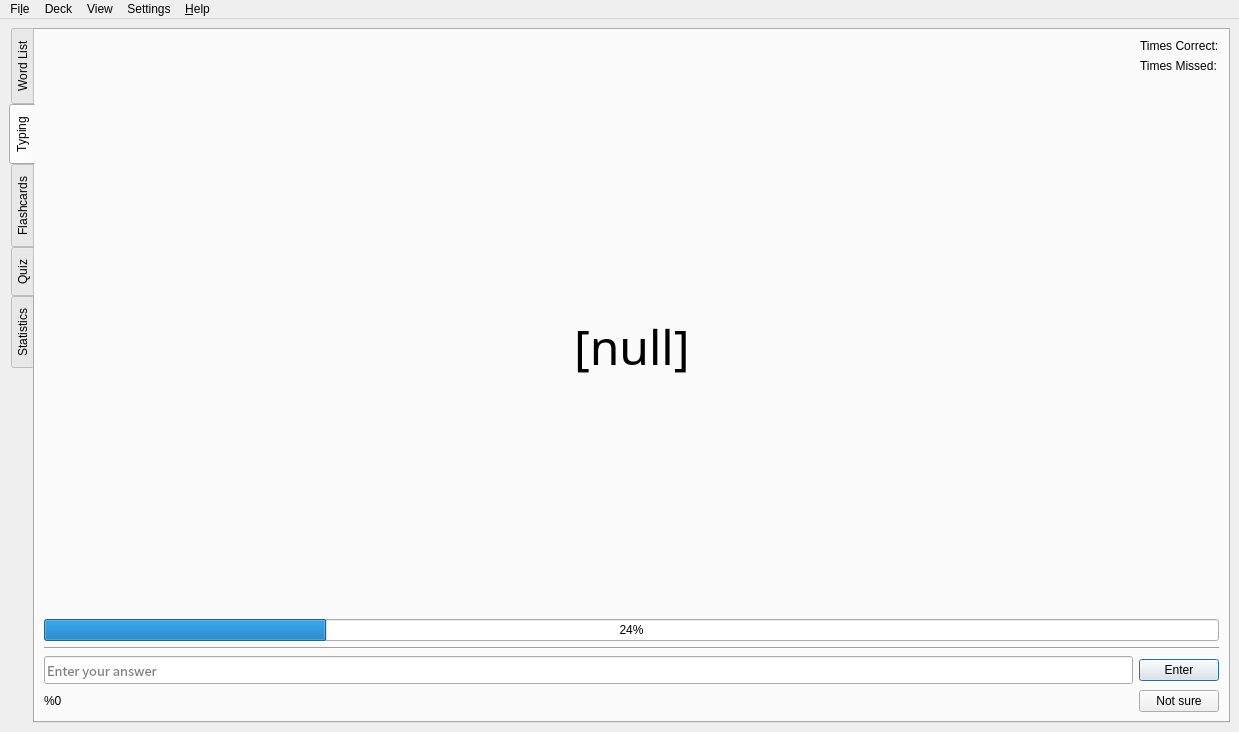
<?xml version="1.0" encoding="UTF-8"?>
<ui version="4.0">
 <class>MainWindow</class>
 <widget class="QMainWindow" name="MainWindow">
  <property name="geometry">
   <rect>
    <x>0</x>
    <y>0</y>
    <width>1239</width>
    <height>732</height>
   </rect>
  </property>
  <property name="sizePolicy">
   <sizepolicy hsizetype="Expanding" vsizetype="Expanding">
    <horstretch>0</horstretch>
    <verstretch>0</verstretch>
   </sizepolicy>
  </property>
  <property name="minimumSize">
   <size>
    <width>900</width>
    <height>0</height>
   </size>
  </property>
  <property name="maximumSize">
   <size>
    <width>16777215</width>
    <height>16777215</height>
   </size>
  </property>
  <property name="windowTitle">
   <string>Vocab Trainer v0.5</string>
  </property>
  <property name="windowIcon">
   <iconset>
    <normaloff>../../../../../../../../../.designer/ico/appicon.png</normaloff>../../../../../../../../../.designer/ico/appicon.png</iconset>
  </property>
  <widget class="QWidget" name="centralwidget">
   <property name="sizePolicy">
    <sizepolicy hsizetype="MinimumExpanding" vsizetype="MinimumExpanding">
     <horstretch>0</horstretch>
     <verstretch>0</verstretch>
    </sizepolicy>
   </property>
   <property name="minimumSize">
    <size>
     <width>600</width>
     <height>400</height>
    </size>
   </property>
   <property name="maximumSize">
    <size>
     <width>16777215</width>
     <height>16777215</height>
    </size>
   </property>
   <layout class="QVBoxLayout" name="verticalLayout">
    <item>
     <layout class="QVBoxLayout" name="verticalLayout_2">
      <item>
       <widget class="QTabWidget" name="tabWidget">
        <property name="sizePolicy">
         <sizepolicy hsizetype="Expanding" vsizetype="Expanding">
          <horstretch>0</horstretch>
          <verstretch>0</verstretch>
         </sizepolicy>
        </property>
        <property name="minimumSize">
         <size>
          <width>900</width>
          <height>0</height>
         </size>
        </property>
        <property name="focusPolicy">
         <enum>Qt::NoFocus</enum>
        </property>
        <property name="tabPosition">
         <enum>QTabWidget::West</enum>
        </property>
        <property name="currentIndex">
         <number>1</number>
        </property>
        <property name="iconSize">
         <size>
          <width>16</width>
          <height>16</height>
         </size>
        </property>
        <property name="elideMode">
         <enum>Qt::ElideNone</enum>
        </property>
        <property name="usesScrollButtons">
         <bool>true</bool>
        </property>
        <property name="documentMode">
         <bool>false</bool>
        </property>
        <property name="tabBarAutoHide">
         <bool>false</bool>
        </property>
        <widget class="QWidget" name="tab_wordTable">
         <attribute name="title">
          <string>Word List</string>
         </attribute>
         <layout class="QGridLayout" name="gridLayout">
          <item row="5" column="4">
           <layout class="QHBoxLayout" name="horizontalLayout_12">
            <item>
             <widget class="QPushButton" name="pushButton_shuffleDeck">
              <property name="text">
               <string>Shuffle Deck</string>
              </property>
             </widget>
            </item>
            <item>
             <widget class="QCheckBox" name="checkBox_starredOnly">
              <property name="layoutDirection">
               <enum>Qt::LeftToRight</enum>
              </property>
              <property name="text">
               <string>Study Starred Only</string>
              </property>
             </widget>
            </item>
           </layout>
          </item>
          <item row="0" column="6">
           <layout class="QHBoxLayout" name="horizontalLayout">
            <property name="spacing">
             <number>6</number>
            </property>
            <item>
             <spacer name="horizontalSpacer_10">
              <property name="orientation">
               <enum>Qt::Horizontal</enum>
              </property>
              <property name="sizeType">
               <enum>QSizePolicy::Expanding</enum>
              </property>
              <property name="sizeHint" stdset="0">
               <size>
                <width>40</width>
                <height>20</height>
               </size>
              </property>
             </spacer>
            </item>
            <item>
             <widget class="QLineEdit" name="lineEdit_searchQuery">
              <property name="sizePolicy">
               <sizepolicy hsizetype="Preferred" vsizetype="Fixed">
                <horstretch>0</horstretch>
                <verstretch>0</verstretch>
               </sizepolicy>
              </property>
              <property name="minimumSize">
               <size>
                <width>120</width>
                <height>0</height>
               </size>
              </property>
              <property name="maximumSize">
               <size>
                <width>180</width>
                <height>32</height>
               </size>
              </property>
              <property name="placeholderText">
               <string>Search for a word</string>
              </property>
             </widget>
            </item>
            <item>
             <widget class="QPushButton" name="pushButton_search">
              <property name="sizePolicy">
               <sizepolicy hsizetype="Preferred" vsizetype="Fixed">
                <horstretch>0</horstretch>
                <verstretch>0</verstretch>
               </sizepolicy>
              </property>
              <property name="maximumSize">
               <size>
                <width>64</width>
                <height>32</height>
               </size>
              </property>
              <property name="text">
               <string>Search</string>
              </property>
              <property name="iconSize">
               <size>
                <width>16</width>
                <height>16</height>
               </size>
              </property>
             </widget>
            </item>
           </layout>
          </item>
          <item row="5" column="0" colspan="3">
           <layout class="QHBoxLayout" name="horizontalLayout_10">
            <item>
             <widget class="QToolButton" name="toolButton_add">
              <property name="sizePolicy">
               <sizepolicy hsizetype="Preferred" vsizetype="Preferred">
                <horstretch>0</horstretch>
                <verstretch>0</verstretch>
               </sizepolicy>
              </property>
              <property name="minimumSize">
               <size>
                <width>0</width>
                <height>0</height>
               </size>
              </property>
              <property name="maximumSize">
               <size>
                <width>120</width>
                <height>32</height>
               </size>
              </property>
              <property name="text">
               <string>Add Deck</string>
              </property>
              <property name="checkable">
               <bool>false</bool>
              </property>
              <property name="popupMode">
               <enum>QToolButton::MenuButtonPopup</enum>
              </property>
              <property name="toolButtonStyle">
               <enum>Qt::ToolButtonIconOnly</enum>
              </property>
              <property name="arrowType">
               <enum>Qt::NoArrow</enum>
              </property>
             </widget>
            </item>
            <item>
             <widget class="QPushButton" name="pushButton_wordList_select">
              <property name="sizePolicy">
               <sizepolicy hsizetype="Preferred" vsizetype="Preferred">
                <horstretch>0</horstretch>
                <verstretch>0</verstretch>
               </sizepolicy>
              </property>
              <property name="minimumSize">
               <size>
                <width>0</width>
                <height>0</height>
               </size>
              </property>
              <property name="maximumSize">
               <size>
                <width>120</width>
                <height>32</height>
               </size>
              </property>
              <property name="text">
               <string>Select Deck</string>
              </property>
             </widget>
            </item>
           </layout>
          </item>
          <item row="5" column="6">
           <widget class="QDialogButtonBox" name="buttonBox_wordList">
            <property name="enabled">
             <bool>false</bool>
            </property>
            <property name="sizePolicy">
             <sizepolicy hsizetype="Preferred" vsizetype="Fixed">
              <horstretch>0</horstretch>
              <verstretch>0</verstretch>
             </sizepolicy>
            </property>
            <property name="minimumSize">
             <size>
              <width>0</width>
              <height>0</height>
             </size>
            </property>
            <property name="maximumSize">
             <size>
              <width>16777215</width>
              <height>32</height>
             </size>
            </property>
            <property name="baseSize">
             <size>
              <width>0</width>
              <height>0</height>
             </size>
            </property>
            <property name="standardButtons">
             <set>QDialogButtonBox::Cancel|QDialogButtonBox::Save</set>
            </property>
            <property name="centerButtons">
             <bool>false</bool>
            </property>
           </widget>
          </item>
          <item row="0" column="0" colspan="3">
           <layout class="QHBoxLayout" name="horizontalLayout_3">
            <item>
             <spacer name="horizontalSpacer_11">
              <property name="orientation">
               <enum>Qt::Horizontal</enum>
              </property>
              <property name="sizeHint" stdset="0">
               <size>
                <width>40</width>
                <height>20</height>
               </size>
              </property>
             </spacer>
            </item>
            <item>
             <widget class="QLabel" name="label_deckList">
              <property name="sizePolicy">
               <sizepolicy hsizetype="Fixed" vsizetype="Fixed">
                <horstretch>0</horstretch>
                <verstretch>0</verstretch>
               </sizepolicy>
              </property>
              <property name="minimumSize">
               <size>
                <width>0</width>
                <height>35</height>
               </size>
              </property>
              <property name="maximumSize">
               <size>
                <width>16777215</width>
                <height>41</height>
               </size>
              </property>
              <property name="text">
               <string>Deck List</string>
              </property>
              <property name="alignment">
               <set>Qt::AlignCenter</set>
              </property>
             </widget>
            </item>
            <item>
             <spacer name="horizontalSpacer_12">
              <property name="orientation">
               <enum>Qt::Horizontal</enum>
              </property>
              <property name="sizeHint" stdset="0">
               <size>
                <width>40</width>
                <height>20</height>
               </size>
              </property>
             </spacer>
            </item>
           </layout>
          </item>
          <item row="4" column="0" colspan="3">
           <widget class="QListWidget" name="deckList">
            <property name="sizePolicy">
             <sizepolicy hsizetype="Fixed" vsizetype="Expanding">
              <horstretch>0</horstretch>
              <verstretch>0</verstretch>
             </sizepolicy>
            </property>
            <property name="font">
             <font>
              <pointsize>10</pointsize>
             </font>
            </property>
            <property name="contextMenuPolicy">
             <enum>Qt::CustomContextMenu</enum>
            </property>
            <property name="autoScrollMargin">
             <number>16</number>
            </property>
            <property name="dragDropMode">
             <enum>QAbstractItemView::DragOnly</enum>
            </property>
            <property name="defaultDropAction">
             <enum>Qt::IgnoreAction</enum>
            </property>
            <property name="alternatingRowColors">
             <bool>true</bool>
            </property>
            <property name="movement">
             <enum>QListView::Free</enum>
            </property>
            <property name="resizeMode">
             <enum>QListView::Adjust</enum>
            </property>
            <item>
             <property name="text">
              <string>test</string>
             </property>
            </item>
           </widget>
          </item>
          <item row="0" column="5">
           <layout class="QVBoxLayout" name="verticalLayout_12">
            <item>
             <widget class="QLabel" name="label_selectedDeck">
              <property name="minimumSize">
               <size>
                <width>34</width>
                <height>0</height>
               </size>
              </property>
              <property name="text">
               <string>Selected Deck: </string>
              </property>
              <property name="alignment">
               <set>Qt::AlignLeading|Qt::AlignLeft|Qt::AlignVCenter</set>
              </property>
             </widget>
            </item>
           </layout>
          </item>
          <item row="0" column="4">
           <layout class="QVBoxLayout" name="verticalLayout_5">
            <item>
             <widget class="QLabel" name="label_avgScore">
              <property name="sizePolicy">
               <sizepolicy hsizetype="Fixed" vsizetype="Preferred">
                <horstretch>0</horstretch>
                <verstretch>0</verstretch>
               </sizepolicy>
              </property>
              <property name="text">
               <string>Avg. Score: %0</string>
              </property>
             </widget>
            </item>
            <item>
             <widget class="QLabel" name="label_lastStudied">
              <property name="sizePolicy">
               <sizepolicy hsizetype="Fixed" vsizetype="Preferred">
                <horstretch>0</horstretch>
                <verstretch>0</verstretch>
               </sizepolicy>
              </property>
              <property name="text">
               <string>Last Studied: Never</string>
              </property>
             </widget>
            </item>
           </layout>
          </item>
          <item row="4" column="4" colspan="3">
           <widget class="QTableView" name="tableView">
            <property name="contextMenuPolicy">
             <enum>Qt::CustomContextMenu</enum>
            </property>
            <property name="sizeAdjustPolicy">
             <enum>QAbstractScrollArea::AdjustToContents</enum>
            </property>
            <property name="selectionMode">
             <enum>QAbstractItemView::SingleSelection</enum>
            </property>
            <property name="selectionBehavior">
             <enum>QAbstractItemView::SelectRows</enum>
            </property>
            <property name="sortingEnabled">
             <bool>true</bool>
            </property>
           </widget>
          </item>
          <item row="5" column="5">
           <widget class="QLabel" name="label">
            <property name="text">
             <string>Number of Cards: </string>
            </property>
           </widget>
          </item>
         </layout>
        </widget>
        <widget class="QWidget" name="tab_typing">
         <attribute name="title">
          <string>Typing</string>
         </attribute>
         <layout class="QVBoxLayout" name="verticalLayout_4">
          <item>
           <layout class="QVBoxLayout" name="verticalLayout_7">
            <item>
             <layout class="QHBoxLayout" name="horizontalLayout_14">
              <item>
               <spacer name="horizontalSpacer_14">
                <property name="orientation">
                 <enum>Qt::Horizontal</enum>
                </property>
                <property name="sizeHint" stdset="0">
                 <size>
                  <width>40</width>
                  <height>20</height>
                 </size>
                </property>
               </spacer>
              </item>
              <item>
               <layout class="QVBoxLayout" name="verticalLayout_18">
                <item>
                 <widget class="QLabel" name="label_typingCorrect">
                  <property name="enabled">
                   <bool>true</bool>
                  </property>
                  <property name="text">
                   <string>Times Correct:</string>
                  </property>
                 </widget>
                </item>
                <item>
                 <widget class="QLabel" name="label_typingMissed">
                  <property name="text">
                   <string>Times Missed:</string>
                  </property>
                 </widget>
                </item>
               </layout>
              </item>
             </layout>
            </item>
            <item>
             <spacer name="verticalSpacer_3">
              <property name="orientation">
               <enum>Qt::Vertical</enum>
              </property>
              <property name="sizeHint" stdset="0">
               <size>
                <width>20</width>
                <height>40</height>
               </size>
              </property>
             </spacer>
            </item>
            <item>
             <layout class="QHBoxLayout" name="horizontalLayout_5">
              <item>
               <spacer name="horizontalSpacer_4">
                <property name="orientation">
                 <enum>Qt::Horizontal</enum>
                </property>
                <property name="sizeHint" stdset="0">
                 <size>
                  <width>40</width>
                  <height>20</height>
                 </size>
                </property>
               </spacer>
              </item>
              <item>
               <widget class="QLabel" name="label_typingWord">
                <property name="font">
                 <font>
                  <family>WenQuanYi Zen Hei Mono</family>
                  <pointsize>36</pointsize>
                 </font>
                </property>
                <property name="text">
                 <string>[null]</string>
                </property>
                <property name="wordWrap">
                 <bool>true</bool>
                </property>
               </widget>
              </item>
              <item>
               <spacer name="horizontalSpacer_5">
                <property name="orientation">
                 <enum>Qt::Horizontal</enum>
                </property>
                <property name="sizeHint" stdset="0">
                 <size>
                  <width>40</width>
                  <height>20</height>
                 </size>
                </property>
               </spacer>
              </item>
             </layout>
            </item>
            <item>
             <spacer name="verticalSpacer_4">
              <property name="orientation">
               <enum>Qt::Vertical</enum>
              </property>
              <property name="sizeHint" stdset="0">
               <size>
                <width>20</width>
                <height>40</height>
               </size>
              </property>
             </spacer>
            </item>
            <item>
             <widget class="QProgressBar" name="progressBar_typing">
              <property name="value">
               <number>24</number>
              </property>
             </widget>
            </item>
            <item>
             <widget class="Line" name="line_2">
              <property name="orientation">
               <enum>Qt::Horizontal</enum>
              </property>
             </widget>
            </item>
            <item>
             <layout class="QHBoxLayout" name="horizontalLayout_6">
              <item>
               <layout class="QVBoxLayout" name="verticalLayout_17">
                <item>
                 <widget class="QLineEdit" name="lineEdit_answer">
                  <property name="font">
                   <font>
                    <family>Noto Sans CJK JP</family>
                    <pointsize>10</pointsize>
                   </font>
                  </property>
                  <property name="text">
                   <string/>
                  </property>
                  <property name="placeholderText">
                   <string>Enter your answer</string>
                  </property>
                 </widget>
                </item>
               </layout>
              </item>
              <item>
               <widget class="QPushButton" name="pushButton_enter">
                <property name="text">
                 <string>Enter</string>
                </property>
                <property name="autoDefault">
                 <bool>false</bool>
                </property>
                <property name="default">
                 <bool>true</bool>
                </property>
               </widget>
              </item>
             </layout>
            </item>
            <item>
             <layout class="QHBoxLayout" name="horizontalLayout_7">
              <item>
               <widget class="QLabel" name="label_typingFractionCorrect">
                <property name="enabled">
                 <bool>true</bool>
                </property>
                <property name="text">
                 <string>%0</string>
                </property>
                <property name="textFormat">
                 <enum>Qt::PlainText</enum>
                </property>
               </widget>
              </item>
              <item>
               <spacer name="horizontalSpacer_6">
                <property name="orientation">
                 <enum>Qt::Horizontal</enum>
                </property>
                <property name="sizeHint" stdset="0">
                 <size>
                  <width>40</width>
                  <height>20</height>
                 </size>
                </property>
               </spacer>
              </item>
              <item>
               <widget class="QPushButton" name="pushButton_notSure_Skip">
                <property name="text">
                 <string>Not sure</string>
                </property>
               </widget>
              </item>
             </layout>
            </item>
           </layout>
          </item>
         </layout>
        </widget>
        <widget class="QWidget" name="tab_flashcards">
         <attribute name="title">
          <string>Flashcards</string>
         </attribute>
         <layout class="QVBoxLayout" name="verticalLayout_3">
          <item>
           <layout class="QVBoxLayout" name="verticalLayout_6">
            <item>
             <spacer name="verticalSpacer_2">
              <property name="orientation">
               <enum>Qt::Vertical</enum>
              </property>
              <property name="sizeType">
               <enum>QSizePolicy::Expanding</enum>
              </property>
              <property name="sizeHint" stdset="0">
               <size>
                <width>20</width>
                <height>40</height>
               </size>
              </property>
             </spacer>
            </item>
            <item>
             <layout class="QHBoxLayout" name="horizontalLayout_2">
              <item>
               <spacer name="horizontalSpacer">
                <property name="orientation">
                 <enum>Qt::Horizontal</enum>
                </property>
                <property name="sizeHint" stdset="0">
                 <size>
                  <width>40</width>
                  <height>20</height>
                 </size>
                </property>
               </spacer>
              </item>
              <item>
               <widget class="QLabel" name="label_flashWord">
                <property name="font">
                 <font>
                  <family>WenQuanYi Zen Hei Mono</family>
                  <pointsize>36</pointsize>
                 </font>
                </property>
                <property name="text">
                 <string>[null]</string>
                </property>
                <property name="wordWrap">
                 <bool>true</bool>
                </property>
               </widget>
              </item>
              <item>
               <spacer name="horizontalSpacer_2">
                <property name="orientation">
                 <enum>Qt::Horizontal</enum>
                </property>
                <property name="sizeHint" stdset="0">
                 <size>
                  <width>40</width>
                  <height>20</height>
                 </size>
                </property>
               </spacer>
              </item>
             </layout>
            </item>
            <item>
             <spacer name="verticalSpacer">
              <property name="orientation">
               <enum>Qt::Vertical</enum>
              </property>
              <property name="sizeType">
               <enum>QSizePolicy::Expanding</enum>
              </property>
              <property name="sizeHint" stdset="0">
               <size>
                <width>20</width>
                <height>40</height>
               </size>
              </property>
             </spacer>
            </item>
            <item>
             <widget class="QProgressBar" name="progressBar_flashcards">
              <property name="value">
               <number>24</number>
              </property>
             </widget>
            </item>
            <item>
             <widget class="Line" name="line_4">
              <property name="orientation">
               <enum>Qt::Horizontal</enum>
              </property>
             </widget>
            </item>
            <item>
             <layout class="QHBoxLayout" name="horizontalLayout_4">
              <property name="spacing">
               <number>0</number>
              </property>
              <property name="sizeConstraint">
               <enum>QLayout::SetDefaultConstraint</enum>
              </property>
              <item>
               <widget class="QPushButton" name="pushButton_quizKnow">
                <property name="sizePolicy">
                 <sizepolicy hsizetype="Expanding" vsizetype="Fixed">
                  <horstretch>0</horstretch>
                  <verstretch>0</verstretch>
                 </sizepolicy>
                </property>
                <property name="minimumSize">
                 <size>
                  <width>0</width>
                  <height>64</height>
                 </size>
                </property>
                <property name="text">
                 <string>Know Word</string>
                </property>
               </widget>
              </item>
              <item>
               <widget class="QPushButton" name="pushButton_quizDontKnow">
                <property name="sizePolicy">
                 <sizepolicy hsizetype="Expanding" vsizetype="Fixed">
                  <horstretch>0</horstretch>
                  <verstretch>0</verstretch>
                 </sizepolicy>
                </property>
                <property name="minimumSize">
                 <size>
                  <width>0</width>
                  <height>64</height>
                 </size>
                </property>
                <property name="text">
                 <string>Don't Know</string>
                </property>
               </widget>
              </item>
             </layout>
            </item>
           </layout>
          </item>
         </layout>
        </widget>
        <widget class="QWidget" name="tab_quiz">
         <attribute name="title">
          <string>Quiz</string>
         </attribute>
         <layout class="QVBoxLayout" name="verticalLayout_16">
          <item>
           <layout class="QVBoxLayout" name="verticalLayout_8">
            <item>
             <spacer name="verticalSpacer_5">
              <property name="orientation">
               <enum>Qt::Vertical</enum>
              </property>
              <property name="sizeType">
               <enum>QSizePolicy::Expanding</enum>
              </property>
              <property name="sizeHint" stdset="0">
               <size>
                <width>20</width>
                <height>40</height>
               </size>
              </property>
             </spacer>
            </item>
            <item>
             <layout class="QHBoxLayout" name="horizontalLayout_8">
              <item>
               <spacer name="horizontalSpacer_7">
                <property name="orientation">
                 <enum>Qt::Horizontal</enum>
                </property>
                <property name="sizeHint" stdset="0">
                 <size>
                  <width>40</width>
                  <height>20</height>
                 </size>
                </property>
               </spacer>
              </item>
              <item>
               <widget class="QLabel" name="label_quizWord">
                <property name="font">
                 <font>
                  <family>WenQuanYi Zen Hei Mono</family>
                  <pointsize>36</pointsize>
                 </font>
                </property>
                <property name="text">
                 <string>[null]</string>
                </property>
                <property name="wordWrap">
                 <bool>true</bool>
                </property>
               </widget>
              </item>
              <item>
               <spacer name="horizontalSpacer_8">
                <property name="orientation">
                 <enum>Qt::Horizontal</enum>
                </property>
                <property name="sizeHint" stdset="0">
                 <size>
                  <width>40</width>
                  <height>20</height>
                 </size>
                </property>
               </spacer>
              </item>
             </layout>
            </item>
            <item>
             <spacer name="verticalSpacer_6">
              <property name="orientation">
               <enum>Qt::Vertical</enum>
              </property>
              <property name="sizeType">
               <enum>QSizePolicy::Expanding</enum>
              </property>
              <property name="sizeHint" stdset="0">
               <size>
                <width>20</width>
                <height>40</height>
               </size>
              </property>
             </spacer>
            </item>
            <item>
             <layout class="QHBoxLayout" name="horizontalLayout_11">
              <property name="spacing">
               <number>0</number>
              </property>
              <property name="sizeConstraint">
               <enum>QLayout::SetDefaultConstraint</enum>
              </property>
              <item>
               <layout class="QVBoxLayout" name="verticalLayout_11">
                <item>
                 <widget class="QProgressBar" name="progressBar_quiz">
                  <property name="value">
                   <number>24</number>
                  </property>
                 </widget>
                </item>
                <item>
                 <widget class="Line" name="line_5">
                  <property name="orientation">
                   <enum>Qt::Horizontal</enum>
                  </property>
                 </widget>
                </item>
                <item>
                 <layout class="QHBoxLayout" name="horizontalLayout_9">
                  <property name="spacing">
                   <number>0</number>
                  </property>
                  <property name="sizeConstraint">
                   <enum>QLayout::SetDefaultConstraint</enum>
                  </property>
                  <item>
                   <layout class="QVBoxLayout" name="verticalLayout_9">
                    <item>
                     <widget class="QPushButton" name="pushButton_quizChoice1">
                      <property name="minimumSize">
                       <size>
                        <width>0</width>
                        <height>64</height>
                       </size>
                      </property>
                      <property name="focusPolicy">
                       <enum>Qt::TabFocus</enum>
                      </property>
                      <property name="text">
                       <string>[Word1]</string>
                      </property>
                     </widget>
                    </item>
                    <item>
                     <widget class="QPushButton" name="pushButton_quizChoice2">
                      <property name="minimumSize">
                       <size>
                        <width>0</width>
                        <height>64</height>
                       </size>
                      </property>
                      <property name="focusPolicy">
                       <enum>Qt::TabFocus</enum>
                      </property>
                      <property name="text">
                       <string>[Word2]</string>
                      </property>
                     </widget>
                    </item>
                   </layout>
                  </item>
                  <item>
                   <layout class="QVBoxLayout" name="verticalLayout_10">
                    <item>
                     <widget class="QPushButton" name="pushButton_quizChoice3">
                      <property name="minimumSize">
                       <size>
                        <width>0</width>
                        <height>64</height>
                       </size>
                      </property>
                      <property name="focusPolicy">
                       <enum>Qt::TabFocus</enum>
                      </property>
                      <property name="text">
                       <string>[Word3]</string>
                      </property>
                     </widget>
                    </item>
                    <item>
                     <widget class="QPushButton" name="pushButton_quizChoice4">
                      <property name="minimumSize">
                       <size>
                        <width>0</width>
                        <height>64</height>
                       </size>
                      </property>
                      <property name="focusPolicy">
                       <enum>Qt::TabFocus</enum>
                      </property>
                      <property name="text">
                       <string>[Word4]</string>
                      </property>
                     </widget>
                    </item>
                   </layout>
                  </item>
                 </layout>
                </item>
               </layout>
              </item>
             </layout>
            </item>
           </layout>
          </item>
         </layout>
        </widget>
        <widget class="QWidget" name="tab_statistics">
         <attribute name="title">
          <string>Statistics</string>
         </attribute>
         <layout class="QGridLayout" name="gridLayout_2">
          <item row="0" column="1">
           <layout class="QHBoxLayout" name="horizontalLayout_13">
            <item>
             <widget class="QComboBox" name="comboBox_sessions">
              <property name="sizePolicy">
               <sizepolicy hsizetype="MinimumExpanding" vsizetype="Fixed">
                <horstretch>0</horstretch>
                <verstretch>0</verstretch>
               </sizepolicy>
              </property>
             </widget>
            </item>
            <item>
             <widget class="QPushButton" name="pushButton_removeSession">
              <property name="text">
               <string>Delete</string>
              </property>
             </widget>
            </item>
           </layout>
          </item>
          <item row="0" column="3">
           <widget class="QComboBox" name="comboBox_statistics"/>
          </item>
          <item row="1" column="1">
           <widget class="QTableView" name="tableView_sessionData"/>
          </item>
          <item row="1" column="3">
           <widget class="QGraphicsView" name="graphicsView_statistics"/>
          </item>
         </layout>
        </widget>
       </widget>
      </item>
     </layout>
    </item>
   </layout>
  </widget>
  <widget class="QMenuBar" name="menubar">
   <property name="geometry">
    <rect>
     <x>0</x>
     <y>0</y>
     <width>1239</width>
     <height>30</height>
    </rect>
   </property>
   <widget class="QMenu" name="menu_file">
    <property name="title">
     <string>Fi&amp;le</string>
    </property>
    <addaction name="actionOpen"/>
    <addaction name="actionSave_progress"/>
    <addaction name="separator"/>
    <addaction name="actionQuit"/>
   </widget>
   <widget class="QMenu" name="menu_help">
    <property name="title">
     <string>&amp;Help</string>
    </property>
    <addaction name="actionAbout"/>
    <addaction name="actionDonate"/>
    <addaction name="actionUserGuide"/>
   </widget>
   <widget class="QMenu" name="menuSettings">
    <property name="title">
     <string>Settings</string>
    </property>
    <addaction name="actionPreferences"/>
    <addaction name="actionBackup_Database"/>
    <addaction name="actionRestore_Database"/>
    <addaction name="separator"/>
    <addaction name="actionReset_Statistics"/>
   </widget>
   <widget class="QMenu" name="menuView">
    <property name="title">
     <string>View</string>
    </property>
    <addaction name="actionToggle_Pronunciation"/>
   </widget>
   <widget class="QMenu" name="menuDeck">
    <property name="title">
     <string>Deck</string>
    </property>
    <addaction name="actionEdit_deck"/>
    <addaction name="actionAdd_empty_deck"/>
    <addaction name="actionImport_from_CSV"/>
    <addaction name="actionExport_to_CSV"/>
   </widget>
   <addaction name="menu_file"/>
   <addaction name="menuDeck"/>
   <addaction name="menuView"/>
   <addaction name="menuSettings"/>
   <addaction name="menu_help"/>
  </widget>
  <action name="actionFrom_Template">
   <property name="text">
    <string>From Template...</string>
   </property>
  </action>
  <action name="actionQuit">
   <property name="text">
    <string>&amp;Quit</string>
   </property>
  </action>
  <action name="actionOpen">
   <property name="text">
    <string>&amp;Open...</string>
   </property>
  </action>
  <action name="actionTemplate_Data">
   <property name="text">
    <string>&amp;Template Data</string>
   </property>
  </action>
  <action name="actionUser_Data">
   <property name="text">
    <string>&amp;User Data</string>
   </property>
  </action>
  <action name="actionImport_Data">
   <property name="text">
    <string>&amp;Import Data</string>
   </property>
  </action>
  <action name="actionHow_to_play">
   <property name="text">
    <string>How to play</string>
   </property>
  </action>
  <action name="actionUserGuide">
   <property name="text">
    <string>&amp;User Guide</string>
   </property>
  </action>
  <action name="actionAbout">
   <property name="text">
    <string>About</string>
   </property>
  </action>
  <action name="actionDonate">
   <property name="text">
    <string>Donate</string>
   </property>
  </action>
  <action name="actionPreferences">
   <property name="text">
    <string>Preferences...</string>
   </property>
  </action>
  <action name="actionBackup_Database">
   <property name="text">
    <string>Backup Database</string>
   </property>
  </action>
  <action name="actionExport_to_CSV">
   <property name="text">
    <string>Export to CSV...</string>
   </property>
  </action>
  <action name="actionSave_progress">
   <property name="text">
    <string>Save Progress</string>
   </property>
  </action>
  <action name="actionStar_current_word">
   <property name="text">
    <string>Star current word</string>
   </property>
  </action>
  <action name="actionReset_Statistics">
   <property name="text">
    <string>Reset Statistics...</string>
   </property>
  </action>
  <action name="actionRestore_Database">
   <property name="text">
    <string>Restore Database</string>
   </property>
  </action>
  <action name="actionToggle_Pronunciation">
   <property name="checkable">
    <bool>true</bool>
   </property>
   <property name="checked">
    <bool>true</bool>
   </property>
   <property name="text">
    <string>Show Pronunciation</string>
   </property>
  </action>
  <action name="actionImport_from_CSV">
   <property name="text">
    <string>Import from CSV...</string>
   </property>
  </action>
  <action name="actionEdit_deck">
   <property name="text">
    <string>Edit deck</string>
   </property>
  </action>
  <action name="actionAdd_empty_deck">
   <property name="text">
    <string>Add empty deck</string>
   </property>
  </action>
 </widget>
 <tabstops>
  <tabstop>deckList</tabstop>
  <tabstop>lineEdit_searchQuery</tabstop>
  <tabstop>pushButton_search</tabstop>
  <tabstop>tableView</tabstop>
  <tabstop>toolButton_add</tabstop>
  <tabstop>pushButton_wordList_select</tabstop>
  <tabstop>pushButton_shuffleDeck</tabstop>
  <tabstop>checkBox_starredOnly</tabstop>
  <tabstop>pushButton_notSure_Skip</tabstop>
  <tabstop>pushButton_enter</tabstop>
  <tabstop>lineEdit_answer</tabstop>
  <tabstop>pushButton_quizKnow</tabstop>
  <tabstop>pushButton_quizDontKnow</tabstop>
  <tabstop>pushButton_quizChoice1</tabstop>
  <tabstop>pushButton_quizChoice2</tabstop>
  <tabstop>pushButton_quizChoice3</tabstop>
  <tabstop>pushButton_quizChoice4</tabstop>
  <tabstop>comboBox_sessions</tabstop>
  <tabstop>pushButton_removeSession</tabstop>
  <tabstop>comboBox_statistics</tabstop>
  <tabstop>tableView_sessionData</tabstop>
  <tabstop>graphicsView_statistics</tabstop>
 </tabstops>
 <resources/>
 <connections>
  <connection>
   <sender>lineEdit_answer</sender>
   <signal>returnPressed()</signal>
   <receiver>pushButton_enter</receiver>
   <slot>click()</slot>
   <hints>
    <hint type="sourcelabel">
     <x>448</x>
     <y>641</y>
    </hint>
    <hint type="destinationlabel">
     <x>1219</x>
     <y>669</y>
    </hint>
   </hints>
  </connection>
 </connections>
</ui>
